Frame 1 (no input): blank canvas, image omitted
Frame 60 (no input): blank canvas, image omitted
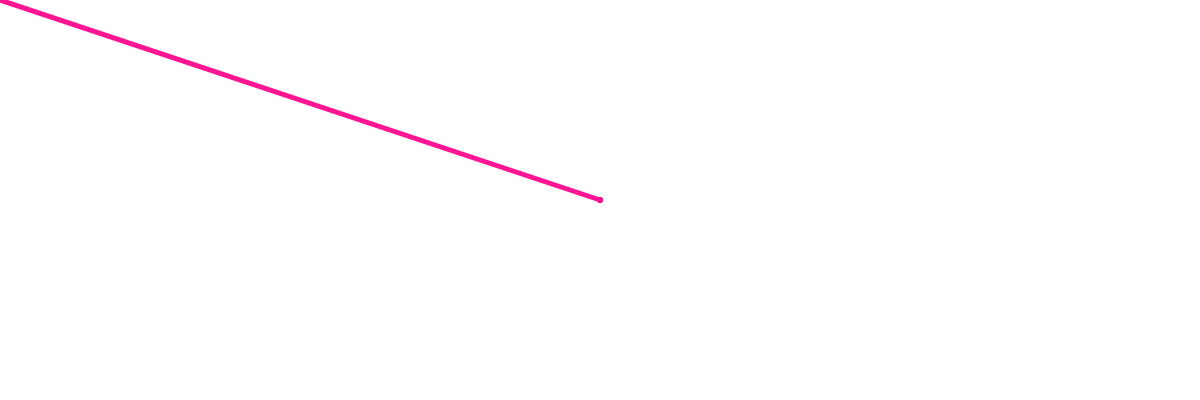
Frame 120 (the mouse pressed at the canvas centre since frame 60)

The p5.js sketch whose frames 1 and 60 were blank and that drew this single picture after the mouse press (run headless with seeded random() and noise() and a simulated clock; from frame 60 on, the mouse is pressed at the canvas centre):

// p5.js sketch
// ── sketch.js
var colourPicker;
var strokeWeightSlider;
var bgColourPicker;
var myRadio;
var style = document.createElement('style');
style.innerHTML = `
.p5-radio label {
   display: flex;
   align-items: center;
 }
 .p5-radio input {
   margin-right: 5px;
}`;
document.head.appendChild(style);

function setup(){
    createCanvas(windowWidth,400);
    colourPicker = createColorPicker('deeppink');
    
    strokeWeightSlider = createSlider(1,10,5,1);

    var bgColorButton = createButton('Refresh Background');
    bgColorButton.mousePressed(repaint);
    myRadio = createRadio();
    myRadio.position(0,450);
    myRadio.class('p5-radio');
    myRadio.size(60);

    myRadio.option('white');
    myRadio.option('aliceblue');
    myRadio.option('cyan');
    myRadio.option('antiquewhite');
    myRadio.option('green');
    myRadio.option('grey');
    myRadio.option('black');
    myRadio.option('blueviolet');
    myRadio.option('cadetblue');
    myRadio.selected('white');
    bgColor = myRadio.value();
    background(myRadio.value());

}

function draw(){
    
    strokeWeight(strokeWeightSlider.value());
    stroke(colourPicker.value());
    if(mouseIsPressed){
        line(mouseX, mouseY, pmouseX, pmouseY)
    }
    
   }

function repaint(){
    background(myRadio.value());
}
